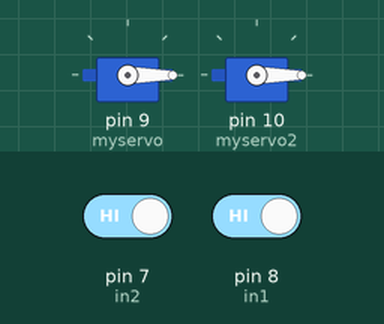
Bench run of a sketch on a simulated Arduino Uno, built with avr-gcc and run on an emulated ATmega328P. On the bench: 2 × servo. Inputs (shaded band) come from the test bench; at power-on: pin 8 (in1) HIGH, pin 7 (in2) HIGH. What the sketch prints to the serial monitor is not drawn.

Above: at 7.9 s.
8.0 s: pin 8 (in1) driven LOW
At 8.46 s:
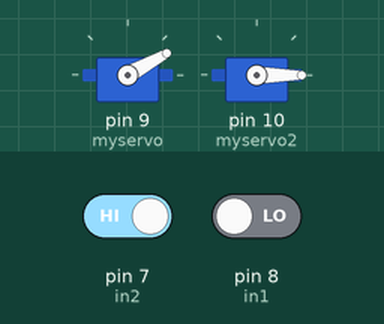
At 9.07 s:
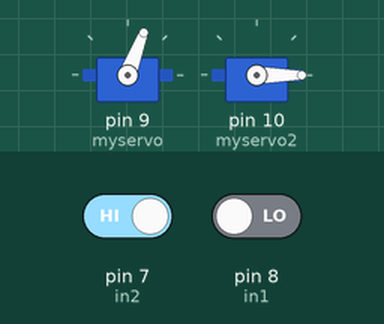
11.0 s: pin 7 (in2) driven LOW
At 14.88 s:
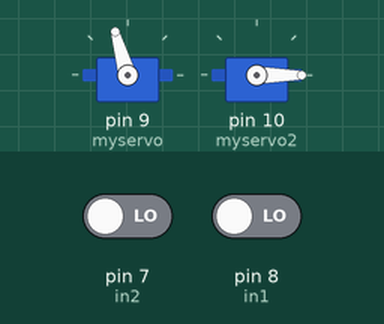
Timing chart, 0 to 19.5 s (numbered marks = the images above; inputs shaded):
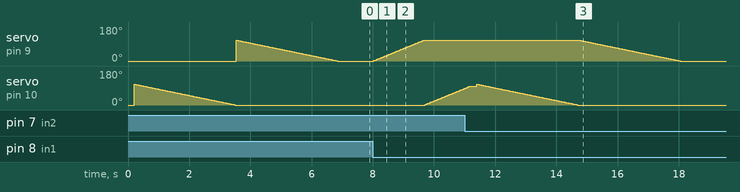

Measured:
- after the input at 8.0 s, servo on pin 9 (myservo): moves from 0° to 110° over 1.6 s, starting at once; servo on pin 10 (myservo2): moves from 0° to 86° over 1.3 s, starting after 1.7 s
- after the input at 11.0 s, servo on pin 9 (myservo): moves from 110° to 0° over 3.3 s, starting after 3.8 s

The sketch:

Brazo.ino
```cpp
/* Brazo
 Hugo David Franco Avila
*/

#include <Servo.h>

Servo myservo;
Servo myservo2;

int pos = 0;
int ini1 = 0;
int fin1 = 110;
int ini2 = 0;
int fin2 = 110;
int in1 = 8;
int in2 = 7;
int toggle = 0;
int val = 0;
int val2 = 0;
int valPrev = 0;
int valPrev2 = 0;

void setup() {
  Serial.begin(9600);
  myservo.attach(9);
  myservo2.attach(10);
  pinMode(in1, INPUT);
  pinMode(in2, INPUT);
  myservo.write(ini1);
  myservo2.write(ini2);
}

void loop() {
  float matA[4][4], matB[4][4];

  val = digitalRead(in1);
  val2 = digitalRead(in2);
  if(val == valPrev){
    //Do nothing
  } else{
    Serial.print("Boton 1 presionado");
    if(toggle == 1){
      toggle = 0;
      for(pos = 0; pos <= 110; pos += 1){
        myservo.write(pos);
        delay(15);
      }
      for(pos = 0; pos <= 100; pos += 1){
        myservo2.write(pos);
        delay(15);
      }

    } else{
      //Do nothing
    }
    delay(200);
    valPrev = val;
  }
  if(val2 == valPrev2){
    //Do nothing
  } else{
    Serial.print("Boton 2 presionado");
    if(toggle == 0){
      toggle = 1;
      for(pos = 110; pos >= 0; pos -= 1){
        myservo2.write(pos);
        delay(30);
      }
      for(pos = 110; pos >= 0; pos -= 1){
        myservo.write(pos);
        delay(30);
      }

    } else{
      //Do nothing
    }
    delay(200);
    valPrev2 = val2;
  }
}
```
